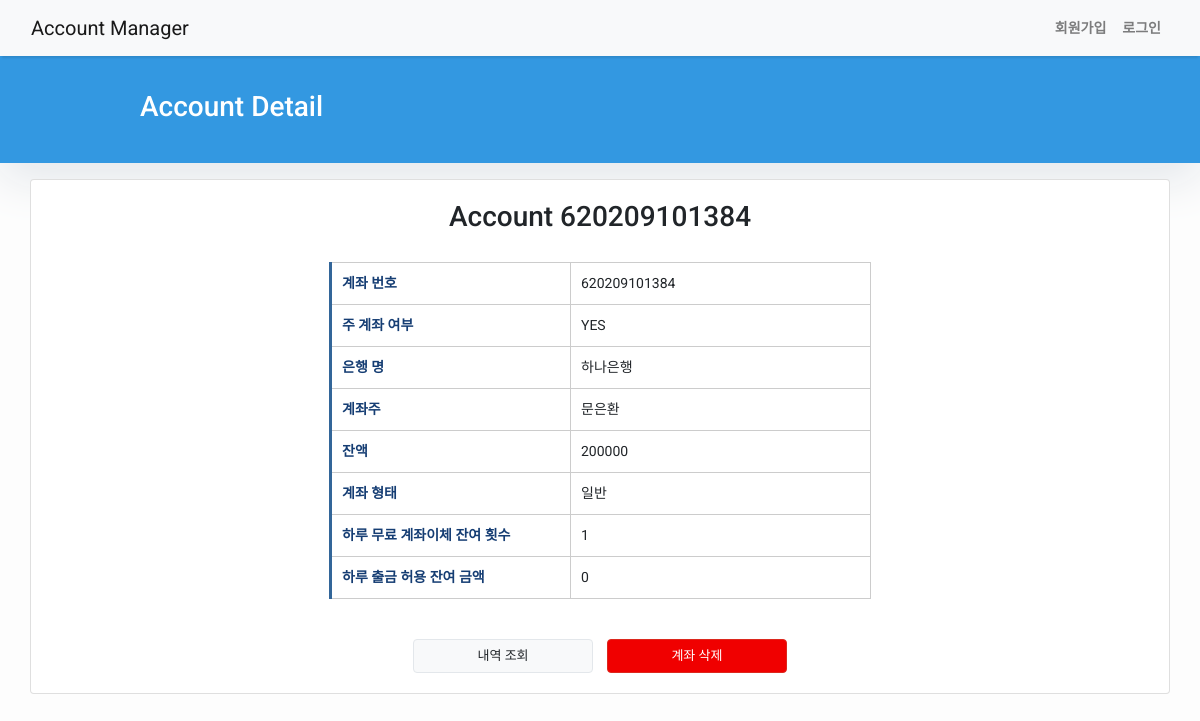
The app's page /accounts/detail/620209101384 with its own data.
### users/models.py (models this page shows, shortened)
class Account(models.Model):
    account_no              = models.CharField(max_length=20)
    user                    = models.ForeignKey(CustomUser, on_delete=models.CASCADE)
    balance                 = models.PositiveIntegerField(default=0)
    daily_transfer_number   = models.IntegerField(default=3)
    is_main_account         = models.BooleanField(default=False)
    limit_once              = models.IntegerField(default=0)
    limit_daily             = models.IntegerField(default=0)
    bank_list = (
        ('토스', '토스'),
        ('농협', '농협'),
        ('하나', '하나은행'),
        ('신한', '신한은행'),
        ('국민', '국민은행'),
        ('우리', '우리은행'),
    )
    bank = models.CharField(max_length=10, choices=bank_list)
    account_type_list = (
        ('일반', '일반'),
        ('급여', '급여'),
        ('적금', '적금'),
    )
    account_type = models.CharField(max_length=10, choices=account_type_list)

class CustomUser(AbstractBaseUser, PermissionsMixin):
    email           = models.EmailField(unique=True)
    full_name       = models.CharField(max_length=20)
    mobile_no       = models.IntegerField(blank=False)
    date_joined     = models.DateTimeField(default=timezone.now)
    balance         = models.IntegerField(default=0)
    is_staff        = models.BooleanField(default=False)
    is_active       = models.BooleanField(default=True)
    main_account_no = models.CharField(max_length=20)
    account_number  = models.IntegerField(default=0)
    location = (
        ('S', '서울'),
        ('I', '인천'),
        ('K', '경기'),
    )
    loc = models.CharField(max_length=1, choices=location)
    USERNAME_FIELD = 'email'
    REQUIRED_FIELDS = []
    objects = CustomUserManager()

### users/views.py (the view)
# urls.py: path('accounts/detail/<account_no>', account_detail),
def account_detail(request, account_no):
    account = Account.objects.get(account_no=account_no)
    context = {
        "account": account,
        "title": "Account Detail",
    }
    return render(request, "Account/detail.html", context)

### templates/Account/detail.html (shortened to what this page needs)
{% extends 'base.html' %}
{% block content %}
<header class="masthead" >
  <div class="container">
    <div class="row">
      <div class=" col-md-8 col-md-10 mx-auto">
        <div class="site-heading">
          <h3 class=" site-heading my-4 mt-3 text-white"> Account Detail </h3>
        </div>
      </div>
    </div>
  </div>
</header>
<div class="container">
  <div class="row">
    <div class="col-md-12 card mb-4  mt-3 left  top">
      <div class="card-body">
        <h3>Account {{ account.account_no }}</h3>
        <br>
        <table>
            <tr>
                <th scope="row">계좌 번호</td>
                <td>{{ account.account_no }}</td>
            </tr>
            <tr>
                <th scope="row">주 계좌 여부</th>
                <td>
                    {% if account.is_main_account == 1 %}
                        YES
                    {% else %}
                        NO
                    {% endif %}
                </td>
            </tr>
            <tr>
                <th scope="row">은행 명</th>
                <td>{{ account.bank }}은행</td>
            </tr>
            <tr>
                <th scope="row">계좌주</th>
                <td>{{ account.user.full_name }}</td>
            </tr>
            <tr>
                <th scope="row">잔액</th>
                <td>{{ account.balance }}</td>
            </tr>
            <tr>
                <th scope="row">계좌 형태</th>
                <td>{{ account.account_type }}</td>
            </tr>
            <tr>
                <th scope="row">하루 무료 계좌이체 잔여 횟수</th>
                <td>{{ account.daily_transfer_number }}</td>
            </tr>
            <tr>
                <th scope="row">하루 출금 허용 잔여 금액</th>
                <td>{{ account.limit_daily }}</td>
            </tr>
        </table>
        {% with "/accounts/history/"|add:account.account_no as account_no %}
            <a href= {{ account_no }} class="btn btn-light">내역 조회</a>
        {% endwith %}
        {% with "/accounts/delete/"|add:account.account_no as account_no %}
            <a href= {{ account_no }} class="btn btn-danger">계좌 삭제</a>
        {% endwith %}
      </div>
    </div>
  </div>
</div>
{% endblock content %}

### templates/base.html (style rules this page uses)
body { font-family: "Roboto", sans-serif; font-size: 17px; background-color: #fdfdfd; }
.btn-danger { color: #fff; background-color: #f00000; border-color: #dc281e; }
.masthead { background:#3398E1;; height: auto; padding-bottom: 15px; box-shadow: 0 16px 48px #E3E7EB; padding-top: 10px; }

### templates/Account/detail.html (style rules this page uses)
body { font-family: "Roboto", sans-serif; font-size: 14px; }
.card-body { text-align: center; }
table { margin-left: auto; margin-right: auto; margin-bottom: 40px; border-collapse: collapse; text-align: left; line-height: 1.5; border-top: 1px solid #ccc; border-left: 3px solid #369; }
table th { width: 240px; padding: 10px; font-weight: bold; vertical-align: top; color: #153d73; border-right: 1px solid #ccc; border-bottom: 1px solid #ccc; }
table td { width: 300px; padding: 10px; vertical-align: top; border-right: 1px solid #ccc; border-bottom: 1px solid #ccc; }
.btn { width: 180px; font-size: 13px; }
.btn-light { border-color: #E3E7EB; }

### records on screen
Account: account_no "620209101384", bank "하나", user.full_name "문은환", balance "200000", account_type "일반", daily_transfer_number "1", limit_daily "0"
